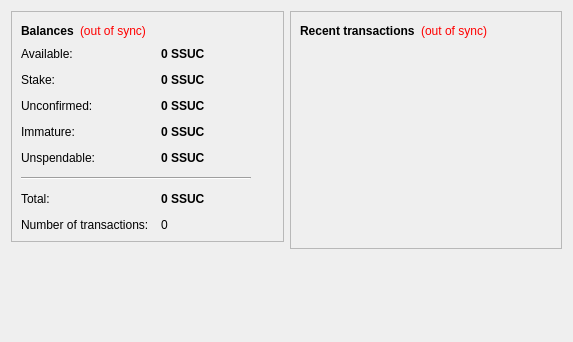
<?xml version="1.0" encoding="UTF-8"?>
<ui version="4.0">
 <class>OverviewPage</class>
 <widget class="QWidget" name="OverviewPage">
  <property name="geometry">
   <rect>
    <x>0</x>
    <y>0</y>
    <width>573</width>
    <height>342</height>
   </rect>
  </property>
  <property name="windowTitle">
   <string>Form</string>
  </property>
  <layout class="QHBoxLayout" name="horizontalLayout" stretch="1,1">
   <item>
    <layout class="QVBoxLayout" name="verticalLayout_2">
     <item>
      <widget class="QFrame" name="frame">
       <property name="frameShape">
        <enum>QFrame::StyledPanel</enum>
       </property>
       <property name="frameShadow">
        <enum>QFrame::Raised</enum>
       </property>
       <layout class="QVBoxLayout" name="verticalLayout_4">
        <item>
         <layout class="QHBoxLayout" name="horizontalLayout_4">
          <item>
           <widget class="QLabel" name="label_5">
            <property name="font">
             <font>
              <weight>75</weight>
              <bold>true</bold>
             </font>
            </property>
            <property name="text">
             <string>Balances</string>
            </property>
           </widget>
          </item>
          <item>
           <widget class="QLabel" name="labelWalletStatus">
            <property name="toolTip">
             <string>The displayed information may be out of date. Your wallet automatically synchronizes with the SSUCoin network after a connection is established, but this process has not completed yet.</string>
            </property>
            <property name="styleSheet">
             <string notr="true">QLabel { color: red; }</string>
            </property>
            <property name="text">
             <string notr="true">(out of sync)</string>
            </property>
            <property name="alignment">
             <set>Qt::AlignLeading|Qt::AlignLeft|Qt::AlignVCenter</set>
            </property>
           </widget>
          </item>
          <item>
           <spacer name="horizontalSpacer_2">
            <property name="orientation">
             <enum>Qt::Horizontal</enum>
            </property>
            <property name="sizeHint" stdset="0">
             <size>
              <width>40</width>
              <height>20</height>
             </size>
            </property>
           </spacer>
          </item>
         </layout>
        </item>
        <item>
         <layout class="QFormLayout" name="formLayout_2">
          <property name="fieldGrowthPolicy">
           <enum>QFormLayout::AllNonFixedFieldsGrow</enum>
          </property>
          <property name="horizontalSpacing">
           <number>12</number>
          </property>
          <property name="verticalSpacing">
           <number>12</number>
          </property>
          <item row="0" column="0">
           <widget class="QLabel" name="labelAvailableText">
            <property name="toolTip">
             <string>Your current available balance</string>
            </property>
            <property name="text">
             <string>Available:</string>
            </property>
           </widget>
          </item>
          <item row="0" column="1">
           <widget class="QLabel" name="labelAvailable">
            <property name="font">
             <font>
              <weight>75</weight>
              <bold>true</bold>
             </font>
            </property>
            <property name="cursor">
             <cursorShape>IBeamCursor</cursorShape>
            </property>
            <property name="toolTip">
             <string>Your current available balance</string>
            </property>
            <property name="text">
             <string notr="true">0 SSUC</string>
            </property>
            <property name="alignment">
             <set>Qt::AlignLeading|Qt::AlignLeft|Qt::AlignVCenter</set>
            </property>
            <property name="textInteractionFlags">
             <set>Qt::LinksAccessibleByMouse|Qt::TextSelectableByKeyboard|Qt::TextSelectableByMouse</set>
            </property>
           </widget>
          </item>
          <item row="1" column="0">
           <widget class="QLabel" name="label_6">
            <property name="toolTip">
             <string>Total of coins that was staked, and do not yet count toward the current balance</string>
            </property>
            <property name="text">
             <string>Stake:</string>
            </property>
           </widget>
          </item>
          <item row="1" column="1">
           <widget class="QLabel" name="labelStake">
            <property name="font">
             <font>
              <weight>75</weight>
              <bold>true</bold>
             </font>
            </property>
            <property name="cursor">
             <cursorShape>IBeamCursor</cursorShape>
            </property>
            <property name="toolTip">
             <string>Total of coins that was staked, and do not yet count toward the current balance</string>
            </property>
            <property name="text">
             <string notr="true">0 SSUC</string>
            </property>
            <property name="alignment">
             <set>Qt::AlignLeading|Qt::AlignLeft|Qt::AlignVCenter</set>
            </property>
            <property name="textInteractionFlags">
             <set>Qt::LinksAccessibleByMouse|Qt::TextSelectableByKeyboard|Qt::TextSelectableByMouse</set>
            </property>
           </widget>
          </item>
          <item row="2" column="0">
           <widget class="QLabel" name="label_3">
            <property name="toolTip">
             <string>Total of transactions that have yet to be confirmed, and do not yet count toward the current balance</string>
            </property>
            <property name="text">
             <string>Unconfirmed:</string>
            </property>
           </widget>
          </item>
          <item row="2" column="1">
           <widget class="QLabel" name="labelUnconfirmed">
            <property name="font">
             <font>
              <weight>75</weight>
              <bold>true</bold>
             </font>
            </property>
            <property name="cursor">
             <cursorShape>IBeamCursor</cursorShape>
            </property>
            <property name="toolTip">
             <string>Total of transactions that have yet to be confirmed, and do not yet count toward the current balance</string>
            </property>
            <property name="text">
             <string notr="true">0 SSUC</string>
            </property>
            <property name="alignment">
             <set>Qt::AlignLeading|Qt::AlignLeft|Qt::AlignVCenter</set>
            </property>
            <property name="textInteractionFlags">
             <set>Qt::LinksAccessibleByMouse|Qt::TextSelectableByKeyboard|Qt::TextSelectableByMouse</set>
            </property>
           </widget>
          </item>
          <item row="3" column="0">
           <widget class="QLabel" name="labelImmatureText">
            <property name="toolTip">
             <string>Mined balance that has not yet matured</string>
            </property>
            <property name="text">
             <string>Immature:</string>
            </property>
           </widget>
          </item>
          <item row="3" column="1">
           <widget class="QLabel" name="labelImmature">
            <property name="font">
             <font>
              <weight>75</weight>
              <bold>true</bold>
             </font>
            </property>
            <property name="toolTip">
             <string>Mined balance that has not yet matured</string>
            </property>
            <property name="text">
             <string notr="true">0 SSUC</string>
            </property>
            <property name="alignment">
             <set>Qt::AlignLeading|Qt::AlignLeft|Qt::AlignVCenter</set>
            </property>
            <property name="textInteractionFlags">
             <set>Qt::LinksAccessibleByMouse|Qt::TextSelectableByKeyboard|Qt::TextSelectableByMouse</set>
            </property>
           </widget>
          </item>
          <item row="4" column="0">
           <widget class="QLabel" name="labelBalanceWatchOnlyText">
            <property name="toolTip">
             <string>Your unspendable balance</string>
            </property>
            <property name="text">
             <string>Unspendable:</string>
            </property>
           </widget>
          </item>
          <item row="4" column="1">
           <widget class="QLabel" name="labelBalanceWatchOnly">
            <property name="font">
             <font>
              <weight>75</weight>
              <bold>true</bold>
             </font>
            </property>
            <property name="cursor">
             <cursorShape>IBeamCursor</cursorShape>
            </property>
            <property name="toolTip">
             <string>Your unspendable balance</string>
            </property>
            <property name="text">
             <string notr="true">0 SSUC</string>
            </property>
            <property name="alignment">
             <set>Qt::AlignLeading|Qt::AlignLeft|Qt::AlignVCenter</set>
            </property>
            <property name="textInteractionFlags">
             <set>Qt::LinksAccessibleByMouse|Qt::TextSelectableByKeyboard|Qt::TextSelectableByMouse</set>
            </property>
           </widget>
          </item>
          <item row="5" column="0" colspan="2">
           <widget class="Line" name="line">
            <property name="maximumSize">
             <size>
              <width>230</width>
              <height>16777215</height>
             </size>
            </property>
            <property name="orientation">
             <enum>Qt::Horizontal</enum>
            </property>
           </widget>
          </item>
          <item row="6" column="0">
           <widget class="QLabel" name="labelTotalText">
            <property name="toolTip">
             <string>Your current total balance</string>
            </property>
            <property name="text">
             <string>Total:</string>
            </property>
           </widget>
          </item>
          <item row="6" column="1">
           <widget class="QLabel" name="labelTotal">
            <property name="font">
             <font>
              <weight>75</weight>
              <bold>true</bold>
             </font>
            </property>
            <property name="toolTip">
             <string>Your current total balance</string>
            </property>
            <property name="text">
             <string notr="true">0 SSUC</string>
            </property>
            <property name="alignment">
             <set>Qt::AlignLeading|Qt::AlignLeft|Qt::AlignVCenter</set>
            </property>
            <property name="textInteractionFlags">
             <set>Qt::LinksAccessibleByMouse|Qt::TextSelectableByKeyboard|Qt::TextSelectableByMouse</set>
            </property>
           </widget>
          </item>
          <item row="7" column="0">
           <widget class="QLabel" name="label_2">
            <property name="toolTip">
             <string>Total number of transactions in wallet</string>
            </property>
            <property name="text">
             <string>Number of transactions:</string>
            </property>
           </widget>
          </item>
          <item row="7" column="1">
           <widget class="QLabel" name="labelNumTransactions">
            <property name="toolTip">
             <string>Total number of transactions in wallet</string>
            </property>
            <property name="text">
             <string notr="true">0</string>
            </property>
           </widget>
          </item>
         </layout>
        </item>
       </layout>
      </widget>
     </item>
     <item>
      <spacer name="verticalSpacer">
       <property name="orientation">
        <enum>Qt::Vertical</enum>
       </property>
       <property name="sizeHint" stdset="0">
        <size>
         <width>20</width>
         <height>40</height>
        </size>
       </property>
      </spacer>
     </item>
    </layout>
   </item>
   <item>
    <layout class="QVBoxLayout" name="verticalLayout_3">
     <item>
      <widget class="QFrame" name="frame_2">
       <property name="frameShape">
        <enum>QFrame::StyledPanel</enum>
       </property>
       <property name="frameShadow">
        <enum>QFrame::Raised</enum>
       </property>
       <layout class="QVBoxLayout" name="verticalLayout">
        <item>
         <layout class="QHBoxLayout" name="horizontalLayout_2">
          <item>
           <widget class="QLabel" name="label_4">
            <property name="text">
             <string>&lt;b&gt;Recent transactions&lt;/b&gt;</string>
            </property>
           </widget>
          </item>
          <item>
           <widget class="QLabel" name="labelTransactionsStatus">
            <property name="toolTip">
             <string>The displayed information may be out of date. Your wallet automatically synchronizes with the SSUCoin network after a connection is established, but this process has not completed yet.</string>
            </property>
            <property name="styleSheet">
             <string notr="true">QLabel { color: red; }</string>
            </property>
            <property name="text">
             <string notr="true">(out of sync)</string>
            </property>
            <property name="alignment">
             <set>Qt::AlignRight|Qt::AlignTrailing|Qt::AlignVCenter</set>
            </property>
           </widget>
          </item>
          <item>
           <spacer name="horizontalSpacer">
            <property name="orientation">
             <enum>Qt::Horizontal</enum>
            </property>
            <property name="sizeHint" stdset="0">
             <size>
              <width>40</width>
              <height>20</height>
             </size>
            </property>
           </spacer>
          </item>
         </layout>
        </item>
        <item>
         <widget class="QListView" name="listTransactions">
          <property name="styleSheet">
           <string notr="true">QListView { background: transparent; }</string>
          </property>
          <property name="frameShape">
           <enum>QFrame::NoFrame</enum>
          </property>
          <property name="verticalScrollBarPolicy">
           <enum>Qt::ScrollBarAlwaysOff</enum>
          </property>
          <property name="horizontalScrollBarPolicy">
           <enum>Qt::ScrollBarAlwaysOff</enum>
          </property>
          <property name="selectionMode">
           <enum>QAbstractItemView::NoSelection</enum>
          </property>
         </widget>
        </item>
       </layout>
      </widget>
     </item>
     <item>
      <spacer name="verticalSpacer_2">
       <property name="orientation">
        <enum>Qt::Vertical</enum>
       </property>
       <property name="sizeHint" stdset="0">
        <size>
         <width>20</width>
         <height>40</height>
        </size>
       </property>
      </spacer>
     </item>
    </layout>
   </item>
  </layout>
 </widget>
 <resources/>
 <connections/>
</ui>
